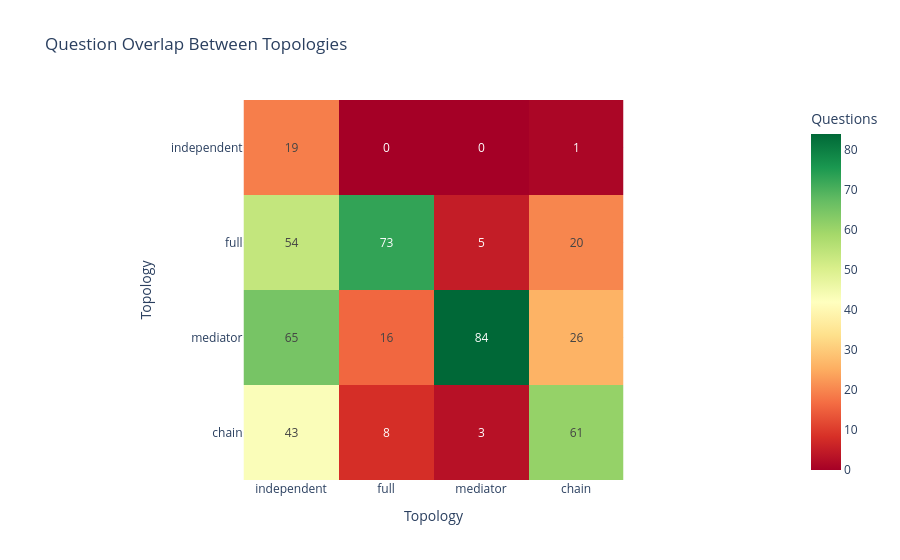

Here is the notebook cell this chart was saved with:
### Markdown cell above
---
### 6. Per-Question Error Analysis

Which questions were hardest? Did certain topologies rescue questions that others got wrong?

**How to read:** 
* Diagonal = total questions solved. 
* Off-diagonal = questions solved by row but NOT column.

### Code cell
q_pivot = q_level.pivot_table(index="question_idx", columns="topology", values="correct", aggfunc="first").fillna(0)

topos = [t for t in ["independent", "full", "mediator", "chain"] if t in q_pivot.columns]
solved_by = {t: set(q_pivot[q_pivot[t] == 1].index) for t in topos}

overlap_data = []
for t1 in topos:
    for t2 in topos:
        if t1 == t2:
            overlap_data.append({"from": t1, "to": t2, "value": len(solved_by[t1])})
        else:
            overlap_data.append({"from": t1, "to": t2, "value": len(solved_by[t1] - solved_by[t2])})

overlap_df = pd.DataFrame(overlap_data).pivot(index="from", columns="to", values="value")
overlap_df = overlap_df.loc[topos, topos]

fig = px.imshow(
    overlap_df,
    text_auto=True,
    color_continuous_scale="RdYlGn",
    title="Question Overlap Between Topologies",
    labels=dict(x="Topology", y="Topology", color="Questions"),
)

fig.show()
fig.write_image("figures/question_overlap.png", scale=3)

### Figure 1 — Plotly figure (JSON) as saved in the notebook; plotly's stock layout.template omitted (floating-point values rounded to 4 significant figures)
{"data": [{"coloraxis": "coloraxis", "hovertemplate": "Topology: %{x}<br>Topology: %{y}<br>Questions: %{z}<extra></extra>", "name": "0", "texttemplate": "%{z}", "type": "heatmap", "x": ["independent", "full", "mediator", "chain"], "xaxis": "x", "y": ["independent", "full", "mediator", "chain"], "yaxis": "y", "z": [[19, 0, 0, 1], [54, 73, 5, 20], [65, 16, 84, 26], [43, 8, 3, 61]]}], "layout": {"coloraxis": {"colorbar": {"title": {"text": "Questions"}}, "colorscale": [[0, "rgb(165,0,38)"], [0.1, "rgb(215,48,39)"], [0.2, "rgb(244,109,67)"], [0.3, "rgb(253,174,97)"], [0.4, "rgb(254,224,139)"], [0.5, "rgb(255,255,191)"], [0.6, "rgb(217,239,139)"], [0.7, "rgb(166,217,106)"], [0.8, "rgb(102,189,99)"], [0.9, "rgb(26,152,80)"], [1, "rgb(0,104,55)"]]}, "title": {"text": "Question Overlap Between Topologies"}, "xaxis": {"anchor": "y", "constrain": "domain", "domain": [0, 1], "scaleanchor": "y", "title": {"text": "Topology"}}, "yaxis": {"anchor": "x", "autorange": "reversed", "constrain": "domain", "domain": [0, 1], "title": {"text": "Topology"}}}}
